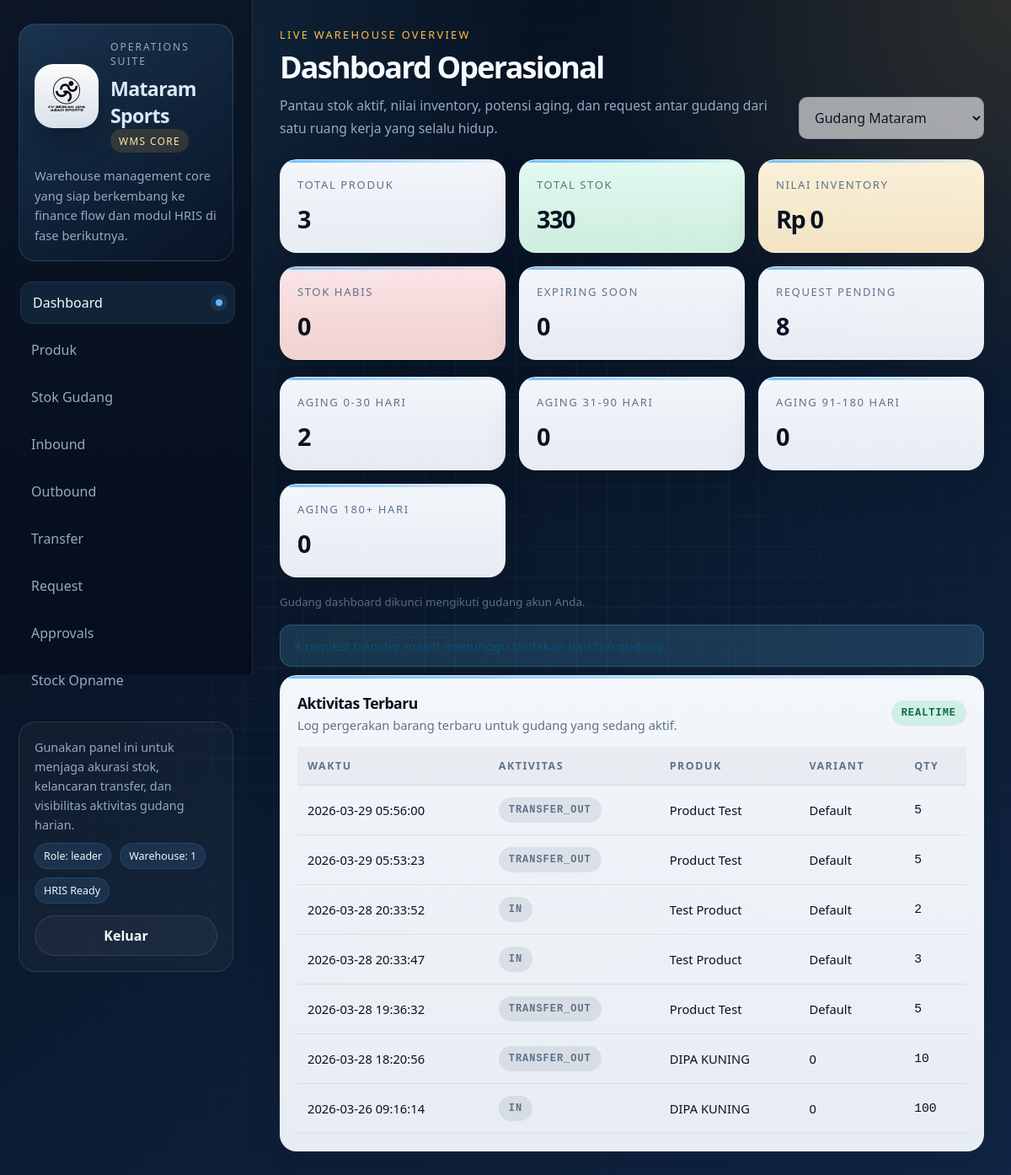
Page / (signed in) on the earlier database version.
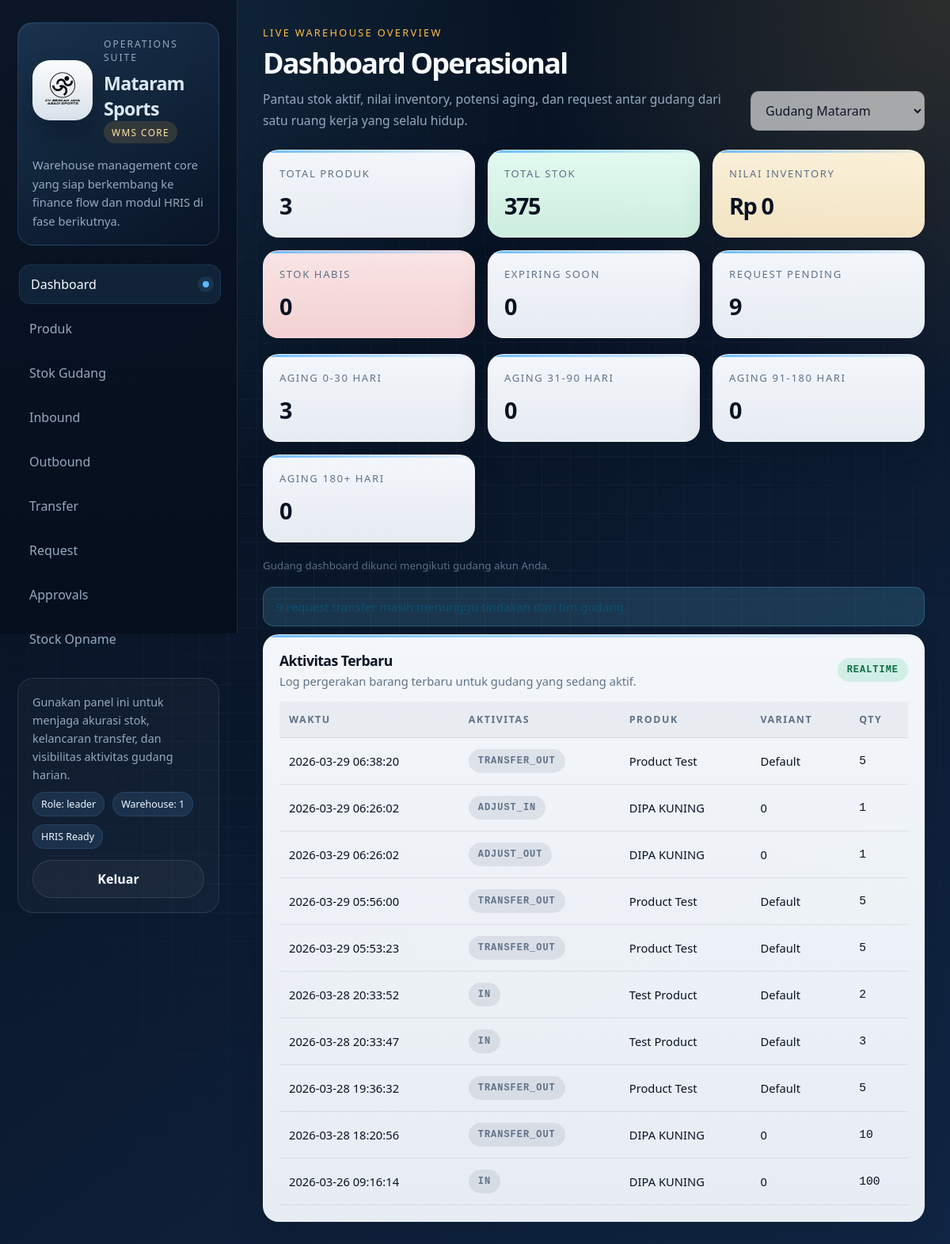
Same page on the later database version.
### tables this page shows
CREATE TABLE users(
                id INTEGER PRIMARY KEY AUTOINCREMENT,
                username TEXT UNIQUE,
                password TEXT,
                role TEXT,
                email TEXT,
                phone TEXT
            , notify_email INTEGER DEFAULT 1, notify_whatsapp INTEGER DEFAULT 0, warehouse_id INTEGER);

CREATE TABLE stock_movements(
    id INTEGER PRIMARY KEY AUTOINCREMENT,
    product_id INTEGER,
    variant_id INTEGER,
    warehouse_id INTEGER,
    batch_id INTEGER,
    qty INTEGER,
    type TEXT, -- IN / OUT / TRANSFER_IN / TRANSFER_OUT
    created_at TIMESTAMP DEFAULT CURRENT_TIMESTAMP,

    FOREIGN KEY(batch_id) REFERENCES stock_batches(id)
);

CREATE TABLE products(
    id INTEGER PRIMARY KEY AUTOINCREMENT,
    sku TEXT UNIQUE,
    name TEXT,
    category_id INTEGER,
    FOREIGN KEY(category_id) REFERENCES categories(id)
);

CREATE TABLE product_variants(
    id INTEGER PRIMARY KEY AUTOINCREMENT,
    product_id INTEGER,
    variant TEXT, price_retail REAL DEFAULT 0, price_discount REAL DEFAULT 0, price_nett REAL DEFAULT 0,
    UNIQUE(product_id, variant),
    FOREIGN KEY(product_id) REFERENCES products(id) ON DELETE CASCADE
);

### routes/dashboard.py (the view)
@dashboard_bp.route("/")
def dashboard():
    db = get_db()
    warehouse_id = session.get("warehouse_id")
    if not warehouse_id:
        warehouse = db.execute("SELECT id FROM warehouses LIMIT 1").fetchone()
        warehouse_id = warehouse["id"] if warehouse else 1
        session["warehouse_id"] = warehouse_id
    warehouse_id = validate_warehouse(db, warehouse_id)
    data = get_dashboard_safe(db, warehouse_id)
    try:
        logs_raw = db.execute("""
            SELECT
                sm.created_at AS date,
                sm.type,
                sm.qty,
                p.name AS product_name,
                v.variant
            FROM stock_movements sm
            LEFT JOIN products p ON sm.product_id = p.id
            LEFT JOIN product_variants v ON sm.variant_id = v.id
            WHERE sm.warehouse_id=?
            ORDER BY datetime(sm.created_at) DESC
            LIMIT 20
        """, (warehouse_id,)).fetchall()
        logs = [dict(r) for r in logs_raw]
    except:
        logs = []
    warehouses = db.execute("""
        SELECT * FROM warehouses ORDER BY name
    """).fetchall()
    return render_template(
        "index.html",
        data=data,
        logs=logs,
        warehouses=warehouses,
        warehouse_id=warehouse_id
    )

### database.py (called while the page is built)
def get_db():
    db = g.get("db")
    if db is None:
        db_path = current_app.config["DATABASE"]
        db_dir = os.path.dirname(db_path)
        if db_dir and not os.path.exists(db_dir):
            os.makedirs(db_dir, exist_ok=True)
        db = sqlite3.connect(
            db_path,
            timeout=30,
            check_same_thread=False,
            isolation_level=None  # 🔥 AUTO COMMIT MODE
        )
        db.row_factory = sqlite3.Row
        try:
            db.execute("PRAGMA foreign_keys = ON")
            db.execute("PRAGMA journal_mode = WAL")
            db.execute("PRAGMA synchronous = NORMAL")
            db.execute("PRAGMA temp_store = MEMORY")
            db.execute("PRAGMA busy_timeout = 30000")  # 🔥 WAIT LOCK
        except:
            pass
        g.db = db
    return db

### routes/dashboard.py (called while the page is built)
def default_dashboard():
    return {
        "total_product": 0,
        "total_stock": 0,
        "stock_out": 0,
        "inventory_value": 0,
        "expiring_alert": 0,
        "pending_requests": 0,
        "aging": [0, 0, 0, 0]
    }

def validate_warehouse(db, warehouse_id):
    exist = db.execute(
        "SELECT id FROM warehouses WHERE id=?",
        (warehouse_id,)
    ).fetchone()
    return warehouse_id if exist else 1

### templates/index.html (shortened to what this page needs)
{% extends "base.html" %}
{% block eyebrow %}Live Warehouse Overview{% endblock %}
{% block page_title %}Dashboard Operasional{% endblock %}
{% block page_subtitle %}Pantau stok aktif, nilai inventory, potensi aging, dan request antar gudang dari satu ruang kerja yang selalu hidup.{% endblock %}
{% block page_actions %}
<select id="warehouseSelect" class="pill-select" {% if session.get("role") in ["leader", "admin"] %}disabled{% endif %}>
    {% for w in warehouses %}
    <option value="{{ w.id }}" {% if warehouse_id == w.id %}selected{% endif %}>{{ w.name }}</option>
    {% endfor %}
</select>
{% endblock %}
{% block content %}
<div class="cards">
    <div class="card">
        <p>Total Produk</p>
        <h2 id="p1">{{ data.total_product }}</h2>
    </div>
    <div class="card success">
        <p>Total Stok</p>
        <h2 id="p2">{{ data.total_stock }}</h2>
    </div>
    <div class="card warning">
        <p>Nilai Inventory</p>
        <h2 id="p3">Rp {{ "{:,.0f}".format(data.inventory_value or 0).replace(",", ".") }}</h2>
    </div>
    <div class="card danger">
        <p>Stok Habis</p>
        <h2 id="p4">{{ data.stock_out }}</h2>
    </div>
    <div class="card">
        <p>Expiring Soon</p>
        <h2 id="p5">{{ data.expiring_alert }}</h2>
    </div>
    <div class="card">
        <p>Request Pending</p>
        <h2 id="p6">{{ data.pending_requests }}</h2>
    </div>
</div>
<div class="summary">
    <div class="card-mini">
        <p>Aging 0-30 Hari</p>
        <h3>{{ data.aging[0] }}</h3>
    </div>
    <div class="card-mini">
        <p>Aging 31-90 Hari</p>
        <h3>{{ data.aging[1] }}</h3>
    </div>
    <div class="card-mini">
        <p>Aging 91-180 Hari</p>
        <h3>{{ data.aging[2] }}</h3>
    </div>
    <div class="card-mini">
        <p>Aging 180+ Hari</p>
        <h3>{{ data.aging[3] }}</h3>
    </div>
</div>
{% if session.get("role") in ["leader", "admin"] %}
<small class="helper-text" style="margin-bottom:16px;">Gudang dashboard dikunci mengikuti gudang akun Anda.</small>
{% endif %}
<div class="alerts">
    {% if data.pending_requests > 0 %}
    <div class="alert info">{{ data.pending_requests }} request transfer masih menunggu tindakan dari tim gudang.</div>
    {% endif %}
</div>
<div class="table-box">
    <div class="section-title">
        <div>
            <h2>Aktivitas Terbaru</h2>
            <p>Log pergerakan barang terbaru untuk gudang yang sedang aktif.</p>
        </div>
        <span class="badge approved">Realtime</span>
    </div>
    {% if logs %}
    <table>
        <thead>
            <tr>
                <th>Waktu</th>
                <th>Aktivitas</th>
                <th>Produk</th>
                <th>Variant</th>
                <th>Qty</th>
            </tr>
        </thead>
        <tbody id="logBody">
            {% for log in logs %}
            <tr>
                <td>{{ log.date or '-' }}</td>
                <td><span class="badge">{{ log.type }}</span></td>
                <td>{{ log.product_name or '-' }}</td>
                <td>{{ log.variant or '-' }}</td>
                <td class="mono">{{ log.qty }}</td>
            </tr>
            {% endfor %}
        </tbody>
    </table>
    {% else %}
    <div class="empty-state">Belum ada aktivitas tercatat untuk gudang ini.</div>
    {% endif %}
</div>
{% endblock %}

### templates/base.html (shortened to what this page needs)
<!DOCTYPE html>
<html lang="id">
<head>
<link rel="stylesheet" href="/static/css/dashboard.css">
</head>
<body>
<div class="layout">
<aside class="sidebar" id="menu">
    <div class="brand-block">
        <div class="brand-lockup">
            <div class="brand-mark">
                <img src="/static/brand/mataram-logo.png" alt="Mataram Sports logo">
            </div>
            <div class="brand-meta">
                <p class="brand-kicker">Operations Suite</p>
                <h2 class="brand-title">Mataram Sports</h2>
                <span class="suite-chip">WMS Core</span>
            </div>
        </div>
        <p class="brand-copy">Warehouse management core yang siap berkembang ke finance flow dan modul HRIS di fase berikutnya.</p>
    </div>
    <nav>
        <a href="/" class="{% if request.path == '/' %}active{% endif %}">Dashboard</a>
        <a href="/products" class="{% if request.path.startswith('/products') %}active{% endif %}">Produk</a>
        <a href="/stock" class="{% if request.path.startswith('/stock') %}active{% endif %}">Stok Gudang</a>
        <a href="/inbound" class="{% if request.path.startswith('/inbound') %}active{% endif %}">Inbound</a>
        <a href="/outbound" class="{% if request.path.startswith('/outbound') %}active{% endif %}">Outbound</a>
        <a href="/transfers" class="{% if request.path.startswith('/transfers') %}active{% endif %}">Transfer</a>
        <a href="/request" class="{% if request.path.startswith('/request') %}active{% endif %}">Request</a>
        {% if session.get("role") in ["leader", "owner", "super_admin"] %}
        <a href="/approvals" class="{% if request.path.startswith('/approvals') %}active{% endif %}">Approvals</a>
        {% endif %}
        <a href="/so" class="{% if request.path.startswith('/so') %}active{% endif %}">Stock Opname</a>
    </nav>
    <div class="sidebar-footer">
        <p>Gunakan panel ini untuk menjaga akurasi stok, kelancaran transfer, dan visibilitas aktivitas gudang harian.</p>
        <div class="status-row">
            <span class="status-pill">Role: {{ session.get("role", "guest") }}</span>
            <span class="status-pill">Warehouse: {{ session.get("warehouse_id", "-") }}</span>
            <span class="status-pill">HRIS Ready</span>
        </div>
        <form method="GET" action="/logout" style="margin-top:14px;">
            <button type="submit" class="ghost-button" style="width:100%;">Keluar</button>
        </form>
    </div>
</aside>
<main class="main">
    <section class="page-hero">
        <div class="page-hero-text">
            <p class="page-eyebrow">{% block eyebrow %}Operational Workspace{% endblock %}</p>
            <h1>{% block page_title %}Mataram Sports WMS{% endblock %}</h1>
            <p class="page-subtitle">{% block page_subtitle %}Satu workspace terpadu untuk memonitor stok, transaksi barang, dan kualitas operasional gudang.{% endblock %}</p>
        </div>
        <div class="page-actions">
            {% block page_actions %}{% endblock %}
        </div>
    </section>
    {% block content %}{% endblock %}
</main>
</div>
</body>
</html>

Differences in the rows shown:
added stock_movements: created_at "2026-03-29 06:38:20", type "TRANSFER_OUT", name "Product Test", variant "Default", qty "5"
added stock_movements: created_at "2026-03-29 06:26:02", type "ADJUST_IN", name "DIPA KUNING", variant "0", qty "1"
added stock_movements: created_at "2026-03-29 06:26:02", type "ADJUST_OUT", name "DIPA KUNING", variant "0", qty "1"
Other differences:
{{ data.total_stock }}: "330" → "375"
{{ data.pending_requests }}: "8" → "9"
{{ data.aging[0] }}: "2" → "3"
